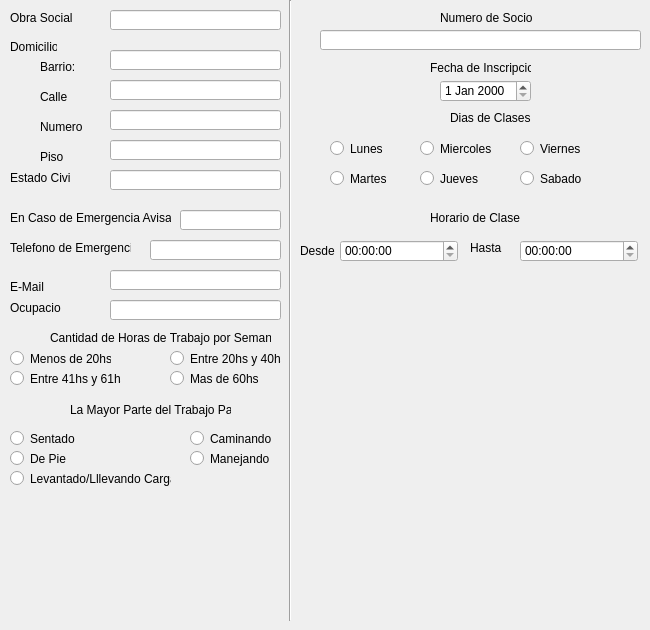
     <widget class="QWidget" name="tab_InformaciondeMembresia">
      <attribute name="title">
       <string>Informacion Filatoria</string>
      </attribute>
      <widget class="QLabel" name="label_fechainscipcion">
       <property name="geometry">
        <rect>
         <x>430</x>
         <y>60</y>
         <width>101</width>
         <height>16</height>
        </rect>
       </property>
       <property name="text">
        <string>Fecha de Inscripcion</string>
       </property>
      </widget>
      <widget class="QLabel" name="label_numerdesocio">
       <property name="geometry">
        <rect>
         <x>440</x>
         <y>10</y>
         <width>101</width>
         <height>16</height>
        </rect>
       </property>
       <property name="text">
        <string>Numero de Socio</string>
       </property>
      </widget>
      <widget class="QLabel" name="label_diasdeclases">
       <property name="geometry">
        <rect>
         <x>450</x>
         <y>110</y>
         <width>101</width>
         <height>16</height>
        </rect>
       </property>
       <property name="text">
        <string>Dias de Clases</string>
       </property>
      </widget>
      <widget class="QLabel" name="label_horariodeclase">
       <property name="geometry">
        <rect>
         <x>430</x>
         <y>210</y>
         <width>101</width>
         <height>16</height>
        </rect>
       </property>
       <property name="text">
        <string>Horario de Clase</string>
       </property>
      </widget>
      <widget class="QTimeEdit" name="timeEdit_horariodeclase_desde">
       <property name="geometry">
        <rect>
         <x>340</x>
         <y>240</y>
         <width>118</width>
         <height>22</height>
        </rect>
       </property>
      </widget>
      <widget class="QTimeEdit" name="timeEdit_horariodeclase_hasta">
       <property name="geometry">
        <rect>
         <x>520</x>
         <y>240</y>
         <width>118</width>
         <height>22</height>
        </rect>
       </property>
      </widget>
      <widget class="QLabel" name="label_horariodeclase_desde">
       <property name="geometry">
        <rect>
         <x>300</x>
         <y>240</y>
         <width>51</width>
         <height>21</height>
        </rect>
       </property>
       <property name="text">
        <string>Desde</string>
       </property>
      </widget>
      <widget class="QLabel" name="label_horariodeclase_hasta">
       <property name="geometry">
        <rect>
         <x>470</x>
         <y>240</y>
         <width>41</width>
         <height>16</height>
        </rect>
       </property>
       <property name="text">
        <string>Hasta</string>
       </property>
      </widget>
      <widget class="QDateEdit" name="dateEdit_fechadeinscripcion">
       <property name="geometry">
        <rect>
         <x>440</x>
         <y>80</y>
         <width>91</width>
         <height>22</height>
        </rect>
       </property>
      </widget>
      <widget class="QRadioButton" name="radioButton_DClunes">
       <property name="geometry">
        <rect>
         <x>330</x>
         <y>140</y>
         <width>82</width>
         <height>17</height>
        </rect>
       </property>
       <property name="text">
        <string>Lunes</string>
       </property>
       <property name="autoExclusive">
        <bool>false</bool>
       </property>
      </widget>
      <widget class="QRadioButton" name="radioButton_DCMartes">
       <property name="geometry">
        <rect>
         <x>330</x>
         <y>170</y>
         <width>82</width>
         <height>17</height>
        </rect>
       </property>
       <property name="text">
        <string>Martes</string>
       </property>
       <property name="autoExclusive">
        <bool>false</bool>
       </property>
      </widget>
      <widget class="QRadioButton" name="radioButton_DCMiercoles">
       <property name="geometry">
        <rect>
         <x>420</x>
         <y>140</y>
         <width>82</width>
         <height>17</height>
        </rect>
       </property>
       <property name="text">
        <string>Miercoles</string>
       </property>
       <property name="autoExclusive">
        <bool>false</bool>
       </property>
      </widget>
      <widget class="QRadioButton" name="radioButton_DCJueves">
       <property name="geometry">
        <rect>
         <x>420</x>
         <y>170</y>
         <width>82</width>
         <height>17</height>
        </rect>
       </property>
       <property name="text">
        <string>Jueves</string>
       </property>
       <property name="checked">
        <bool>false</bool>
       </property>
       <property name="autoExclusive">
        <bool>false</bool>
       </property>
      </widget>
      <widget class="QRadioButton" name="radioButton_DCViernes">
       <property name="geometry">
        <rect>
         <x>520</x>
         <y>140</y>
         <width>82</width>
         <height>17</height>
        </rect>
       </property>
       <property name="text">
        <string>Viernes</string>
       </property>
       <property name="autoExclusive">
        <bool>false</bool>
       </property>
      </widget>
      <widget class="QRadioButton" name="radioButton_DCSabado">
       <property name="geometry">
        <rect>
         <x>520</x>
         <y>170</y>
         <width>82</width>
         <height>17</height>
        </rect>
       </property>
       <property name="text">
        <string>Sabado</string>
       </property>
       <property name="autoExclusive">
        <bool>false</bool>
       </property>
      </widget>
      <widget class="QLineEdit" name="lineEdit_numerodesocio">
       <property name="geometry">
        <rect>
         <x>320</x>
         <y>30</y>
         <width>321</width>
         <height>20</height>
        </rect>
       </property>
       <property name="maxLength">
        <number>2000</number>
       </property>
      </widget>
      <widget class="Line" name="line_5">
       <property name="geometry">
        <rect>
         <x>280</x>
         <y>0</y>
         <width>20</width>
         <height>621</height>
        </rect>
       </property>
       <property name="orientation">
        <enum>Qt::Vertical</enum>
       </property>
      </widget>
      <widget class="QLabel" name="label_Domicilio">
       <property name="geometry">
        <rect>
         <x>10</x>
         <y>40</y>
         <width>47</width>
         <height>13</height>
        </rect>
       </property>
       <property name="text">
        <string>Domicilio</string>
       </property>
      </widget>
      <widget class="QLineEdit" name="lineEdit_Barrio">
       <property name="geometry">
        <rect>
         <x>110</x>
         <y>50</y>
         <width>171</width>
         <height>20</height>
        </rect>
       </property>
       <property name="maxLength">
        <number>30</number>
       </property>
      </widget>
      <widget class="QLineEdit" name="lineEdit_Calle">
       <property name="geometry">
        <rect>
         <x>110</x>
         <y>80</y>
         <width>171</width>
         <height>20</height>
        </rect>
       </property>
       <property name="maxLength">
        <number>30</number>
       </property>
      </widget>
      <widget class="QLineEdit" name="lineEdit_NumeroCasa">
       <property name="geometry">
        <rect>
         <x>110</x>
         <y>110</y>
         <width>171</width>
         <height>20</height>
        </rect>
       </property>
       <property name="maxLength">
        <number>20</number>
       </property>
      </widget>
      <widget class="QLabel" name="label_Barrio">
       <property name="geometry">
        <rect>
         <x>40</x>
         <y>60</y>
         <width>47</width>
         <height>13</height>
        </rect>
       </property>
       <property name="text">
        <string>Barrio:</string>
       </property>
      </widget>
      <widget class="QLabel" name="label_Calle">
       <property name="geometry">
        <rect>
         <x>40</x>
         <y>90</y>
         <width>47</width>
         <height>13</height>
        </rect>
       </property>
       <property name="text">
        <string>Calle</string>
       </property>
      </widget>
      <widget class="QLabel" name="label_Numero">
       <property name="geometry">
        <rect>
         <x>40</x>
         <y>120</y>
         <width>47</width>
         <height>13</height>
        </rect>
       </property>
       <property name="text">
        <string>Numero</string>
       </property>
      </widget>
      <widget class="QLabel" name="label_Piso">
       <property name="geometry">
        <rect>
         <x>40</x>
         <y>150</y>
         <width>47</width>
         <height>13</height>
        </rect>
       </property>
       <property name="text">
        <string>Piso</string>
       </property>
      </widget>
      <widget class="QLineEdit" name="lineEdit_Piso">
       <property name="geometry">
        <rect>
         <x>110</x>
         <y>140</y>
         <width>171</width>
         <height>20</height>
        </rect>
       </property>
       <property name="maxLength">
        <number>20</number>
       </property>
      </widget>
      <widget class="QLabel" name="label_EstadoCivil">
       <property name="geometry">
        <rect>
         <x>10</x>
         <y>170</y>
         <width>61</width>
         <height>16</height>
        </rect>
       </property>
       <property name="text">
        <string>Estado Civil</string>
       </property>
      </widget>
      <widget class="QLineEdit" name="lineEdit_EstadoCivil">
       <property name="geometry">
        <rect>
         <x>110</x>
         <y>170</y>
         <width>171</width>
         <height>20</height>
        </rect>
       </property>
       <property name="maxLength">
        <number>20</number>
       </property>
      </widget>
      <widget class="QLabel" name="label_Ocupacion">
       <property name="geometry">
        <rect>
         <x>10</x>
         <y>300</y>
         <width>51</width>
         <height>16</height>
        </rect>
       </property>
       <property name="text">
        <string>Ocupacion</string>
       </property>
      </widget>
      <widget class="QLineEdit" name="lineEdit_Ocupacion">
       <property name="geometry">
        <rect>
         <x>110</x>
         <y>300</y>
         <width>171</width>
         <height>20</height>
        </rect>
       </property>
       <property name="maxLength">
        <number>100</number>
       </property>
      </widget>
      <widget class="QLabel" name="label_CHT">
       <property name="geometry">
        <rect>
         <x>50</x>
         <y>330</y>
         <width>221</width>
         <height>16</height>
        </rect>
       </property>
       <property name="text">
        <string>Cantidad de Horas de Trabajo por Semana</string>
       </property>
      </widget>
      <widget class="QRadioButton" name="radioButton_CHTmenos20">
       <property name="geometry">
        <rect>
         <x>10</x>
         <y>350</y>
         <width>101</width>
         <height>17</height>
        </rect>
       </property>
       <property name="text">
        <string>Menos de 20hs</string>
       </property>
       <property name="autoExclusive">
        <bool>true</bool>
       </property>
      </widget>
      <widget class="QRadioButton" name="radioButton_CHTentre2040">
       <property name="geometry">
        <rect>
         <x>170</x>
         <y>350</y>
         <width>111</width>
         <height>17</height>
        </rect>
       </property>
       <property name="text">
        <string>Entre 20hs y 40hs</string>
       </property>
       <property name="autoExclusive">
        <bool>true</bool>
       </property>
      </widget>
      <widget class="QRadioButton" name="radioButton_CHTentre4161">
       <property name="geometry">
        <rect>
         <x>10</x>
         <y>370</y>
         <width>111</width>
         <height>17</height>
        </rect>
       </property>
       <property name="text">
        <string>Entre 41hs y 61hs</string>
       </property>
       <property name="autoExclusive">
        <bool>true</bool>
       </property>
      </widget>
      <widget class="QRadioButton" name="radioButton_CHTmas60">
       <property name="geometry">
        <rect>
         <x>170</x>
         <y>370</y>
         <width>121</width>
         <height>17</height>
        </rect>
       </property>
       <property name="text">
        <string>Mas de 60hs</string>
       </property>
       <property name="autoExclusive">
        <bool>false</bool>
       </property>
      </widget>
      <widget class="QLabel" name="label_MPTP">
       <property name="geometry">
        <rect>
         <x>70</x>
         <y>400</y>
         <width>161</width>
         <height>20</height>
        </rect>
       </property>
       <property name="text">
        <string>La Mayor Parte del Trabajo Pasa</string>
       </property>
      </widget>
      <widget class="QRadioButton" name="radioButton_MPTPSentado">
       <property name="geometry">
        <rect>
         <x>10</x>
         <y>430</y>
         <width>82</width>
         <height>17</height>
        </rect>
       </property>
       <property name="text">
        <string>Sentado</string>
       </property>
       <property name="autoExclusive">
        <bool>false</bool>
       </property>
      </widget>
      <widget class="QRadioButton" name="radioButton_MPTPCaminando">
       <property name="geometry">
        <rect>
         <x>190</x>
         <y>430</y>
         <width>82</width>
         <height>17</height>
        </rect>
       </property>
       <property name="text">
        <string>Caminando</string>
       </property>
       <property name="autoExclusive">
        <bool>false</bool>
       </property>
      </widget>
      <widget class="QRadioButton" name="radioButton_MPTPLenvand">
       <property name="geometry">
        <rect>
         <x>10</x>
         <y>470</y>
         <width>161</width>
         <height>17</height>
        </rect>
       </property>
       <property name="text">
        <string>Levantado/Lllevando Cargas</string>
       </property>
       <property name="autoExclusive">
        <bool>false</bool>
       </property>
      </widget>
      <widget class="QRadioButton" name="radioButton_MPTPDePie">
       <property name="geometry">
        <rect>
         <x>10</x>
         <y>450</y>
         <width>82</width>
         <height>17</height>
        </rect>
       </property>
       <property name="text">
        <string>De Pie</string>
       </property>
       <property name="autoExclusive">
        <bool>false</bool>
       </property>
      </widget>
      <widget class="QRadioButton" name="radioButton_MPTPManejando">
       <property name="geometry">
        <rect>
         <x>190</x>
         <y>450</y>
         <width>82</width>
         <height>17</height>
        </rect>
       </property>
       <property name="text">
        <string>Manejando</string>
       </property>
       <property name="autoExclusive">
        <bool>false</bool>
       </property>
      </widget>
      <widget class="QLabel" name="label_email">
       <property name="geometry">
        <rect>
         <x>10</x>
         <y>280</y>
         <width>47</width>
         <height>13</height>
        </rect>
       </property>
       <property name="text">
        <string>E-Mail</string>
       </property>
      </widget>
      <widget class="QLineEdit" name="lineEdit_email">
       <property name="geometry">
        <rect>
         <x>110</x>
         <y>270</y>
         <width>171</width>
         <height>20</height>
        </rect>
       </property>
       <property name="maxLength">
        <number>300</number>
       </property>
      </widget>
      <widget class="QLineEdit" name="lineEdit_ObraSocial">
       <property name="geometry">
        <rect>
         <x>110</x>
         <y>10</y>
         <width>171</width>
         <height>20</height>
        </rect>
       </property>
      </widget>
      <widget class="QLabel" name="label_ObraSocial">
       <property name="geometry">
        <rect>
         <x>10</x>
         <y>10</y>
         <width>81</width>
         <height>16</height>
        </rect>
       </property>
       <property name="text">
        <string>Obra Social</string>
       </property>
      </widget>
      <widget class="QLabel" name="label_TelefonodeEmergencia">
       <property name="geometry">
        <rect>
         <x>10</x>
         <y>240</y>
         <width>121</width>
         <height>16</height>
        </rect>
       </property>
       <property name="text">
        <string>Telefono de Emergencia</string>
       </property>
      </widget>
      <widget class="QLineEdit" name="lineEdit_CasodeEmergenciaAvisar">
       <property name="enabled">
        <bool>true</bool>
       </property>
       <property name="geometry">
        <rect>
         <x>180</x>
         <y>210</y>
         <width>101</width>
         <height>20</height>
        </rect>
       </property>
      </widget>
      <widget class="QLabel" name="label_48">
       <property name="geometry">
        <rect>
         <x>10</x>
         <y>210</y>
         <width>161</width>
         <height>16</height>
        </rect>
       </property>
       <property name="text">
        <string>En Caso de Emergencia Avisar a:</string>
       </property>
      </widget>
      <widget class="QLineEdit" name="lineEdit_TelefonodeEmergencia">
       <property name="enabled">
        <bool>true</bool>
       </property>
       <property name="geometry">
        <rect>
         <x>150</x>
         <y>240</y>
         <width>131</width>
         <height>20</height>
        </rect>
       </property>
      </widget>
     </widget>
